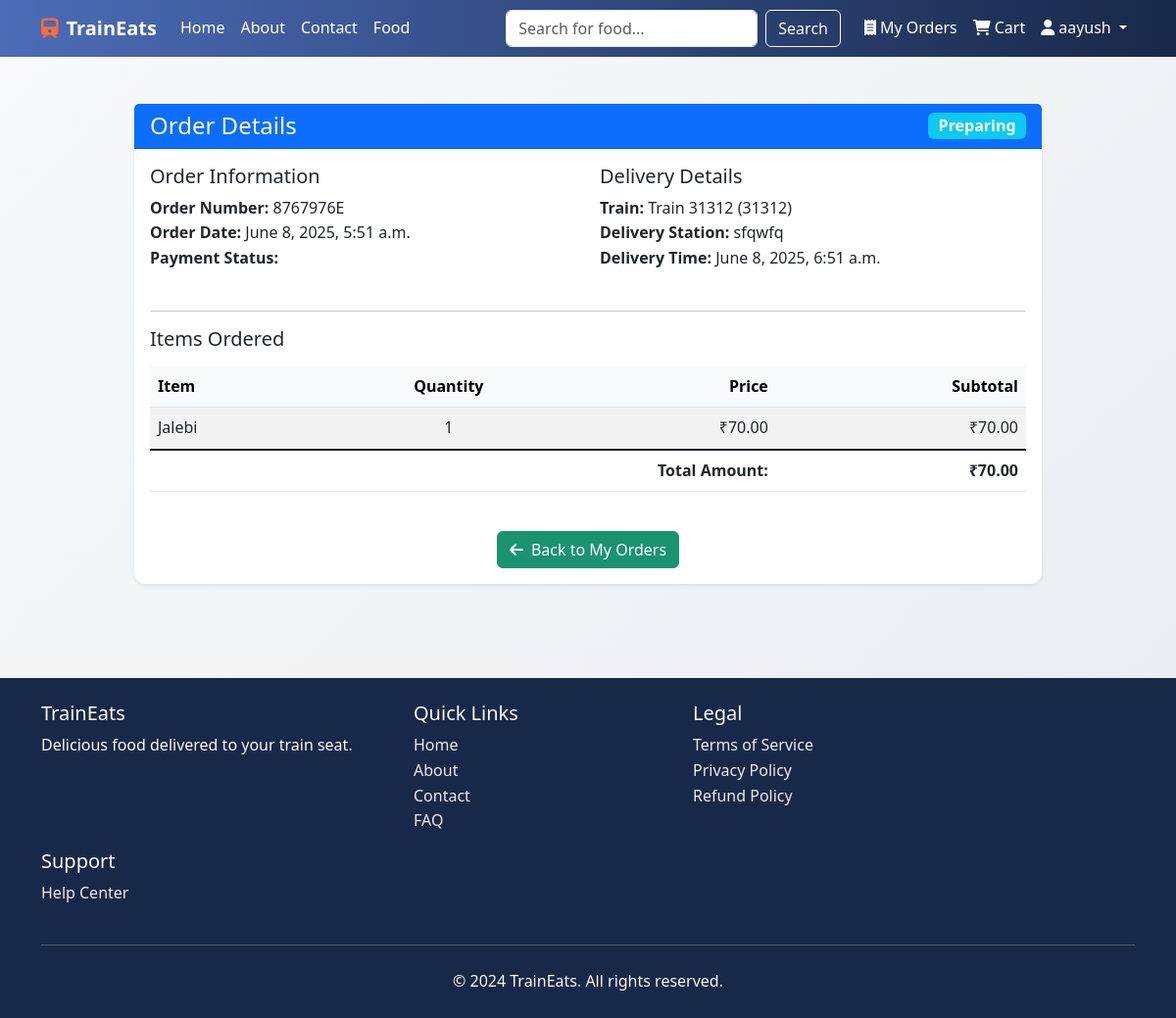
Page /orders/8767976E/ (signed in) on the committed database.
### accounts/models.py (models this page shows, shortened)
class User(AbstractUser):
    USER_TYPE_CHOICES = (
        ('user', 'User'),
        ('admin', 'Admin'),
    )
    user_type = models.CharField(max_length=10, choices=USER_TYPE_CHOICES, default='user')
    phone_number = models.CharField(max_length=15, blank=True)
    address = models.TextField(blank=True)
    created_at = models.DateTimeField(auto_now_add=True)
    updated_at = models.DateTimeField(auto_now=True)
    class Meta:
        verbose_name = 'User'
        verbose_name_plural = 'Users'

### orders/models.py (models this page shows, shortened)
class Order(models.Model):
    STATUS_CHOICES = [
        ('PENDING', 'Pending'),
        ('PREPARING', 'Preparing'),
        ('OUT_FOR_DELIVERY', 'Out for Delivery'),
        ('DELIVERED', 'Delivered'),
        ('CANCELLED', 'Cancelled')
    ]
    user = models.ForeignKey(User, on_delete=models.CASCADE)
    train = models.ForeignKey(Train, on_delete=models.CASCADE)
    delivery_station = models.ForeignKey(Station, on_delete=models.CASCADE)
    delivery_platform = models.ForeignKey(Platform, on_delete=models.CASCADE)
    order_number = models.CharField(max_length=20, unique=True)
    total_amount = models.DecimalField(max_digits=10, decimal_places=2, validators=[MinValueValidator(0.01)])
    status = models.CharField(max_length=20, choices=STATUS_CHOICES, default='PENDING')
    payment_status = models.CharField(max_length=20, default='PENDING')
    delivery_time = models.DateTimeField()
    special_instructions = models.TextField(blank=True)
    created_at = models.DateTimeField(auto_now_add=True)
    updated_at = models.DateTimeField(auto_now=True)
    class Meta:
        ordering = ['-created_at']

class OrderItem(models.Model):
    order = models.ForeignKey(Order, on_delete=models.CASCADE, related_name='items')
    food_item = models.ForeignKey(FoodItem, on_delete=models.CASCADE)
    quantity = models.PositiveIntegerField(validators=[MinValueValidator(1)])
    price = models.DecimalField(max_digits=10, decimal_places=2, validators=[MinValueValidator(0.01)])
    created_at = models.DateTimeField(auto_now_add=True)
    updated_at = models.DateTimeField(auto_now=True)
    @property
    def subtotal(self):
        return self.quantity * self.price

### trains/models.py (models this page shows, shortened)
class Train(models.Model):
    number = models.CharField(max_length=10, unique=True)
    name = models.CharField(max_length=100)
    source = models.ForeignKey(Station, on_delete=models.CASCADE, related_name='source_trains')
    destination = models.ForeignKey(Station, on_delete=models.CASCADE, related_name='destination_trains')
    created_at = models.DateTimeField(auto_now_add=True)
    updated_at = models.DateTimeField(auto_now=True)

class Station(models.Model):
    name = models.CharField(max_length=100)
    code = models.CharField(max_length=10, unique=True)
    city = models.CharField(max_length=100)
    state = models.CharField(max_length=100)
    created_at = models.DateTimeField(auto_now_add=True)
    updated_at = models.DateTimeField(auto_now=True)
    class Meta:
        ordering = ['name']

### vendors/models.py (models this page shows, shortened)
class FoodItem(models.Model):
    vendor = models.ForeignKey(Vendor, on_delete=models.CASCADE, related_name='food_items')
    category = models.ForeignKey(FoodCategory, on_delete=models.CASCADE, related_name='food_items')
    name = models.CharField(max_length=100)
    description = models.TextField()
    price = models.DecimalField(
        max_digits=10,
        decimal_places=2,
        validators=[MinValueValidator(0.01)]
    )
    image = models.ImageField(
        upload_to='food_images/',
        validators=[
            RegexValidator(
                regex=r'^[a-zA-Z0-9_-]+\.(jpg|jpeg|png|gif)$',
                message=_("Only jpg, jpeg, png and gif files are allowed.")
            )
        ],
        blank=True,
        null=True
    )
    is_vegetarian = models.BooleanField(default=False)
    is_available = models.BooleanField(default=True)
    preparation_time = models.IntegerField(
        help_text='Preparation time in minutes',
        validators=[MinValueValidator(1)]
    )
    created_at = models.DateTimeField(auto_now_add=True)
    updated_at = models.DateTimeField(auto_now=True)
    class Meta:
        ordering = ['name']
        unique_together = ['vendor', 'name']

### orders/views.py (the view)
# urls.py: path('<str:order_number>/', views.order_detail, name='order_detail'),
@login_required
def order_detail(request, order_number):
    order = get_object_or_404(Order, order_number=order_number, user=request.user)
    return render(request, 'orders/order_detail.html', {
        'order': order
    })

### orders/context_processors.py (called while the page is built)
def cart_item_count(request):
    if not request.user.is_authenticated:
        return {'cart_item_count': 0}
    try:
        cart = Cart.objects.get(user=request.user)
        count = sum(item.quantity for item in cart.items.all())
    except Cart.DoesNotExist:
        count = 0
    return {'cart_item_count': count}

### templates/orders/order_detail.html (shortened to what this page needs)
{% extends 'base.html' %}
{% block content %}
<div class="container py-5">
    <div class="row justify-content-center">
        <div class="col-md-10">
            <div class="card shadow-sm">
                <div class="card-header bg-primary text-white d-flex justify-content-between align-items-center">
                    <h4 class="mb-0">Order Details</h4>
                    <span class="badge {% if order.status == 'DELIVERED' %}bg-success{% elif order.status == 'CANCELLED' %}bg-danger{% else %}bg-info{% endif %} fs-6">
                        {{ order.get_status_display }}
                    </span>
                </div>
                <div class="card-body">
                    <div class="row mb-4">
                        <div class="col-md-6">
                            <h5>Order Information</h5>
                            <ul class="list-unstyled">
                                <li><strong>Order Number:</strong> {{ order.order_number }}</li>
                                <li><strong>Order Date:</strong> {{ order.created_at|date:"F j, Y, g:i a" }}</li>
                                <li><strong>Payment Status:</strong> {{ order.get_payment_status_display }}</li>
                            </ul>
                        </div>
                        <div class="col-md-6">
                            <h5>Delivery Details</h5>
                            <ul class="list-unstyled">
                                <li><strong>Train:</strong> {{ order.train.name }} ({{ order.train.number }})</li>
                                <li><strong>Delivery Station:</strong> {{ order.delivery_station.name }}</li>
                                <li><strong>Delivery Time:</strong> {{ order.delivery_time|date:"F j, Y, g:i a" }}</li>
                            </ul>
                        </div>
                    </div>
                    <hr>
                    <h5 class="mb-3">Items Ordered</h5>
                    <div class="table-responsive">
                        <table class="table table-striped table-hover">
                            <thead class="table-light">
                                <tr>
                                    <th scope="col">Item</th>
                                    <th scope="col" class="text-center">Quantity</th>
                                    <th scope="col" class="text-end">Price</th>
                                    <th scope="col" class="text-end">Subtotal</th>
                                </tr>
                            </thead>
                            <tbody>
                                {% for item in order.items.all %}
                                <tr>
                                    <td>{{ item.food_item.name }}</td>
                                    <td class="text-center">{{ item.quantity }}</td>
                                    <td class="text-end">₹{{ item.price }}</td>
                                    <td class="text-end">₹{{ item.subtotal }}</td>
                                </tr>
                                {% endfor %}
                            </tbody>
                            <tfoot>
                                <tr class="table-group-divider">
                                    <td colspan="3" class="text-end"><strong>Total Amount:</strong></td>
                                    <td class="text-end"><strong>₹{{ order.total_amount }}</strong></td>
                                </tr>
                            </tfoot>
                        </table>
                    </div>
                    <div class="text-center mt-4">
                        <a href="{% url 'orders:order_list' %}" class="btn btn-secondary">
                            <i class="fas fa-arrow-left me-2"></i>Back to My Orders
                        </a>
                    </div>
                </div>
            </div>
        </div>
    </div>
</div>
{% endblock %}

### templates/base.html (shortened to what this page needs)
{% load static %}
<!DOCTYPE html>
<html lang="en">
<head>
    <link href="https://cdn.jsdelivr.net/npm/bootstrap@5.3.0/dist/css/bootstrap.min.css" rel="stylesheet">
    <link href="https://cdnjs.cloudflare.com/ajax/libs/font-awesome/6.0.0/css/all.min.css" rel="stylesheet">
    <link href="{% static 'css/style.css' %}" rel="stylesheet">
    <link href="{% static 'css/custom.css' %}" rel="stylesheet">
</head>
<body>
    <nav class="navbar navbar-expand-lg navbar-dark navbar-custom">
        <div class="container">
            <a class="navbar-brand" href="{% url 'home' %}">
                <i class="fas fa-train me-2"></i>TrainEats
            </a>
            <div class="collapse navbar-collapse" id="navbarNav">
                <ul class="navbar-nav me-auto mb-2 mb-lg-0">
                    <li class="nav-item">
                        <a class="nav-link" href="{% url 'home' %}">Home</a>
                    </li>
                    <li class="nav-item">
                        <a class="nav-link" href="{% url 'about' %}">About</a>
                    </li>
                    <li class="nav-item">
                        <a class="nav-link" href="{% url 'contact' %}">Contact</a>
                    </li>
                    <li class="nav-item">
                        <a class="nav-link" href="{% url 'vendors:food_list' %}">Food</a>
                    </li>
                </ul>
                <form class="d-flex mb-3 mb-lg-0 me-lg-3" action="{% url 'vendors:search' %}" method="get" role="search">
                    <input class="form-control me-2" type="search" name="q" placeholder="Search for food..." aria-label="Search">
                    <button class="btn btn-outline-light" type="submit">Search</button>
                </form>
                <ul class="navbar-nav">
                    <li class="nav-item">
                        <a class="nav-link" href="{% url 'orders:order_list' %}">
                            <i class="fas fa-receipt me-1"></i>My Orders
                        </a>
                    </li>
                    <li class="nav-item">
                        <a class="nav-link" href="{% url 'orders:cart' %}">
                            <i class="fas fa-shopping-cart me-1"></i>Cart
                        </a>
                    </li>
                    {% if user.is_authenticated %}
                        <li class="nav-item dropdown">
                            <a class="nav-link dropdown-toggle" href="#" id="navbarDropdown" role="button" data-bs-toggle="dropdown" aria-expanded="false">
                                <i class="fas fa-user me-1"></i>{{ user.username }}
                            </a>
                        </li>
                    {% endif %}
                </ul>
            </div>
        </div>
    </nav>
    <main>
        {% block content %}{% endblock %}
    </main>
    <footer class="footer-custom text-light py-4 mt-5">
        <div class="container">
            <div class="row">
                <div class="col-md-4">
                    <h5>TrainEats</h5>
                    <p>Delicious food delivered to your train seat.</p>
                </div>
                <div class="col-md-3">
                    <h5>Quick Links</h5>
                    <ul class="list-unstyled">
                        <li><a href="{% url 'home' %}">Home</a></li>
                        <li><a href="{% url 'about' %}">About</a></li>
                        <li><a href="{% url 'contact' %}">Contact</a></li>
                        <li><a href="{% url 'faq' %}">FAQ</a></li>
                    </ul>
                </div>
                <div class="col-md-3">
                    <h5>Legal</h5>
                    <ul class="list-unstyled">
                        <li><a href="{% url 'terms' %}">Terms of Service</a></li>
                        <li><a href="{% url 'privacy' %}">Privacy Policy</a></li>
                        <li><a href="{% url 'refund' %}">Refund Policy</a></li>
                    </ul>
                </div>
                <div class="col-md-3">
                    <h5>Support</h5>
                    <ul class="list-unstyled">
                        <li><a href="{% url 'help' %}">Help Center</a></li>
                    </ul>
                </div>
            </div>
            <hr class="my-4">
            <div class="text-center">
                <p class="mb-0">&copy; 2024 TrainEats. All rights reserved.</p>
            </div>
        </div>
    </footer>
</body>
</html>

### static/css/style.css (style rules this page uses)
:root { --primary: #ff6b35; --secondary: #1a936f; --dark: #114b5f; --light: #f3e9d2; --danger: #e63946; --success: #2a9d8f; --warning: #e9c46a; --gray: #6c757d; --white: #ffffff; --black: #212529; --transition: all 0.3s ease; --shadow: 0 5px 15px rgba(0, 0, 0, 0.1); --shadow-hover: 0 8px 25px rgba(0, 0, 0, 0.2); --radius: 12px; }
body { font-family: 'Poppins', sans-serif; background: linear-gradient(135deg, #f8f9fa 0%, #e9ecef 100%); color: var(--dark); line-height: 1.6; min-height: 100vh; overflow-x: hidden; }
.navbar { background: rgba(17, 75, 95, 0.95); backdrop-filter: blur(10px); }
.navbar-brand { font-weight: 800; color: var(--white) !important; }
.navbar-brand i { color: var(--primary); margin-right: 0.5rem; }
.nav-link { color: var(--white) !important; font-weight: 500; transition: var(--transition); }
.btn-secondary { background: var(--secondary); border-color: var(--secondary); }
.card { border: none; border-radius: var(--radius); box-shadow: var(--shadow); transition: var(--transition); }
footer { background: var(--dark); color: var(--white); }
footer a { color: var(--white); text-decoration: none; transition: var(--transition); }

### static/css/custom.css (style rules this page uses)
body { background-color: #f4f7f6; font-family: 'Segoe UI', Tahoma, Geneva, Verdana, sans-serif; }
.navbar-custom { background: linear-gradient(90deg, #4b6cb7 0%, #182848 100%); }
.navbar-custom .navbar-brand, .navbar-custom .nav-link { color: rgba(255, 255, 255, 0.9); }
.card { transition: all 0.3s cubic-bezier(.25,.8,.25,1); }
.footer-custom { background-color: #182848; color: rgba(255, 255, 255, 0.7); }
.footer-custom a { color: rgba(255, 255, 255, 0.9); text-decoration: none; }

### rows in the picture
User: username "aayush"
Order: status "Preparing", order_number "8767976E", created_at "June 8, 2025, 5:51 a.m.", train.name "Train 31312", train.number "31312", delivery_station.name "sfqwfq", delivery_time "June 8, 2025, 6:51 a.m.", total_amount "70.00"
OrderItem: food_item.name "Jalebi", quantity "1", price "70.00", subtotal "70.00"
